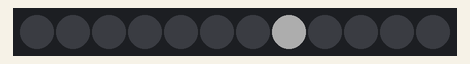
A sketch run on a simulated ATtiny85, built with avr-gcc and run on an emulated ATtiny85. On the bench: 12 RGB LEDs in strip order, left to right. Dim RGB values are drawn brighter than linear; random numbers use the default seed unless the sketch sets one.

Above: at 0.05 s.
At 4.9 s:
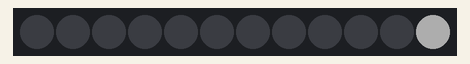
At 9.85 s:
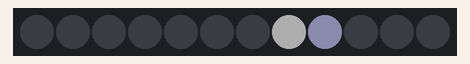
At 19.66 s:
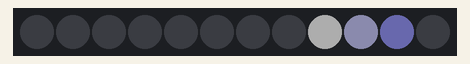
At 29.77 s:
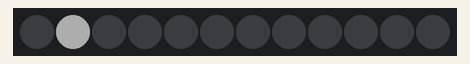
At 39.87 s:
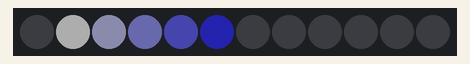

The sketch:

BouleNoel2024A09.ino
```cpp
  // BouleNoel2024A09
  // Etoile filante
  // ATtiny85
  // Ring 12 LEDs
  // claude.dufourmont@laposte.net
  // https://www.youtube.com/c/ClaudeDufourmont
  // https://github.com/claudiusmarius

  #include <Adafruit_NeoPixel.h>
  #define PIN 0
  #define NUM_LEDS 12
  #define BRIGHTNESS 50

  Adafruit_NeoPixel strip = Adafruit_NeoPixel(NUM_LEDS, PIN, NEO_GRB + NEO_KHZ800);

  void setup()
  {
  strip.begin();
  strip.setBrightness(BRIGHTNESS);
  strip.show();
  }


  void loop()
  {
  strip.clear();
  int startPos = random(NUM_LEDS);
  for (int i = 0; i < NUM_LEDS / 2; i++)
  {
  strip.setPixelColor((startPos + i) % NUM_LEDS, strip.Color(255 - i * 50, 255 - i * 50, 255));
  strip.show();
  delay(100);
  }
  }
```
